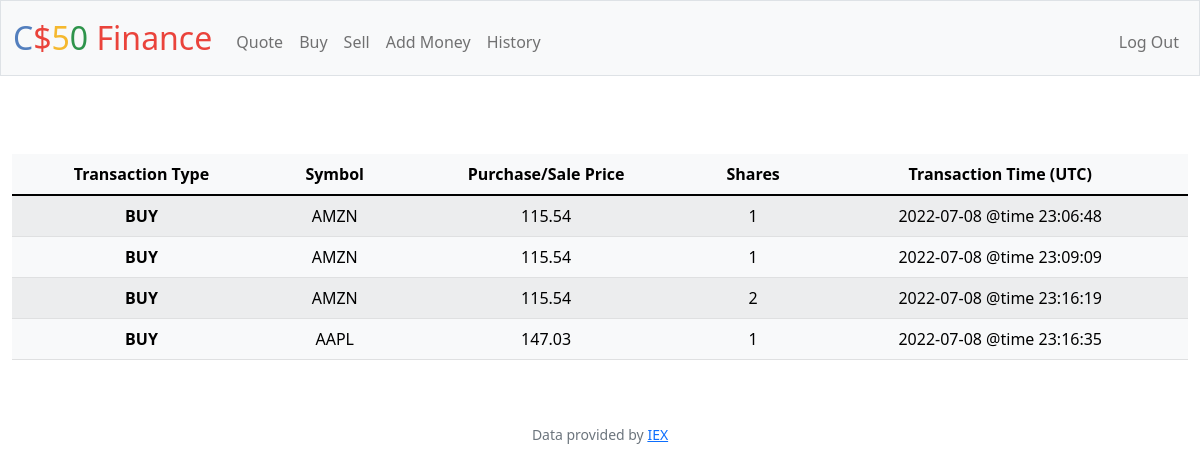
Page /history (signed in) on the earlier database version.
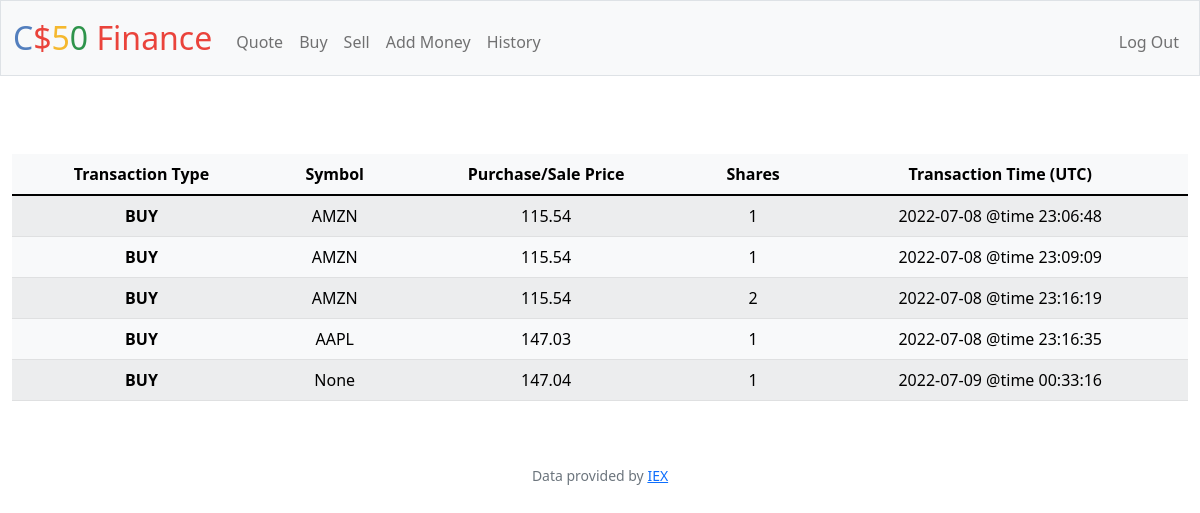
Same page on the later database version.
### tables this page shows
CREATE TABLE orders (user_id, symbol, shares, price, timestamp);

### app.py (the view)
@app.route("/history")
@login_required
def history():
    rows = db.execute("SELECT symbol, shares, price, timestamp FROM orders WHERE user_id = ?", session["user_id"])
    if not rows:
        return apology("You have no transactions recorded")
    return render_template("history.html", rows = rows)

### app.py (called while the page is built)
@app.after_request
def after_request(response):
    response.headers["Cache-Control"] = "no-cache, no-store, must-revalidate"
    response.headers["Expires"] = 0
    response.headers["Pragma"] = "no-cache"
    return response

### helpers.py (called while the page is built)
def login_required(f):
    @wraps(f)
    def decorated_function(*args, **kwargs):
        if session.get("user_id") is None:
            return redirect("/login")
        return f(*args, **kwargs)
    return decorated_function

### templates/history.html (shortened to what this page needs)
{% extends "layout.html" %}
{% block main %}
    <table style='margin-top: 30px' class="table table-striped table-light">
        <thead>
        <tr>
            <th scope="col"> Transaction Type </th>
            <th scope="col"> Symbol </th>
            <th scope="col"> Purchase/Sale Price </th>
            <th scope="col"> Shares </th>
            <th scope="col"> Transaction Time (UTC) </th>
        </tr>
        </thead>
        <tbody>
            {% for row in rows %}
            <tr>
                <th scope="row">
                    {{ "BUY" if row["shares"] > 0 else "SELL" }}
                </th>
                <td>  {{ row["symbol"] }}  </td>
                <td>  {{ row["price"] }}  </td>
                <td>  {{ row["shares"]|abs }}  </td>
                <td>  {{ row["timestamp"] }}  </td>
            </tr>
            {% endfor %}
        </body>
{% endblock %}

### templates/layout.html (shortened to what this page needs)
<!DOCTYPE html>
<html lang="en">
    <head>
        <link href="https://cdn.jsdelivr.net/npm/bootstrap@5.1.3/dist/css/bootstrap.min.css" rel="stylesheet">
        <link href="/static/styles.css" rel="stylesheet">
    </head>
    <body>
        <nav class="bg-light border navbar navbar-expand-md navbar-light">
            <div class="container-fluid">
                <a class="navbar-brand" href="/"><span class="blue">C</span><span class="red">$</span><span class="yellow">5</span><span class="green">0</span> <span class="red">Finance</span></a>
                <div class="collapse navbar-collapse" id="navbar">
                    {% if session["user_id"] %}
                        <ul class="navbar-nav me-auto mt-2">
                            <li class="nav-item"><a class="nav-link" href="/quote">Quote</a></li>
                            <li class="nav-item"><a class="nav-link" href="/buy">Buy</a></li>
                            <li class="nav-item"><a class="nav-link" href="/sell">Sell</a></li>
                            <li class="nav-item"><a class="nav-link" href="/add_cash">Add Money</a></li>
                            <li class="nav-item"><a class="nav-link" href="/history">History</a></li>
                        </ul>
                        <ul class="navbar-nav ms-auto mt-2">
                            <li class="nav-item"><a class="nav-link" href="/logout">Log Out</a></li>
                        </ul>
                    {% else %}
                        <ul class="navbar-nav ms-auto mt-2">
                            <li class="nav-item"><a class="nav-link" href="/register">Register</a></li>
                            <li class="nav-item"><a class="nav-link" href="/login">Log In</a></li>
                        </ul>
                    {% endif %}
                </div>
            </div>
        </nav>
        <main class="container-fluid py-5 text-center">
            {% block main %}{% endblock %}
        <footer class="mb-5 small text-center text-muted">
            Data provided by <a href="https://iexcloud.io/">IEX</a>
        </footer>
    </body>
</html>

### static/styles.css (style rules this page uses)
nav .navbar-brand { font-size: xx-large; }
nav .navbar-brand .blue { color: #537fbe; }
nav .navbar-brand .red { color: #ea433b; }
nav .navbar-brand .yellow { color: #f5b82e; }
nav .navbar-brand .green { color: #2e944b; }
main { overflow-x: auto; text-align: center; }

Differences in the rows shown:
added orders: shares "BUY", symbol "None", price "147.04", shares|abs "1", timestamp "2022-07-09 @time 00:33:16"
